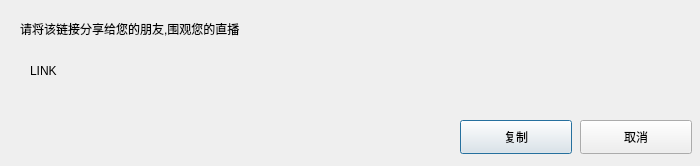
<?xml version="1.0" encoding="utf-8"?>
<ui version="4.0">
  <class>ZegoShareDialog</class>
  <widget class="QDialog" name="ZegoShareDialog">
    <property name="geometry">
      <rect>
        <x>0</x>
        <y>0</y>
        <width>700</width>
        <height>166</height>
      </rect>
    </property>
    <property name="windowTitle">
      <string>Dialog</string>
    </property>
    <widget class="QPushButton" name="m_copy">
      <property name="geometry">
        <rect>
          <x>460</x>
          <y>120</y>
          <width>112</width>
          <height>34</height>
        </rect>
      </property>
      <property name="text">
        <string>复制</string>
      </property>
    </widget>
    <widget class="QPushButton" name="m_quit">
      <property name="geometry">
        <rect>
          <x>580</x>
          <y>120</y>
          <width>112</width>
          <height>34</height>
        </rect>
      </property>
      <property name="text">
        <string>取消</string>
      </property>
    </widget>
    <widget class="QLabel" name="m_title">
      <property name="geometry">
        <rect>
          <x>20</x>
          <y>20</y>
          <width>371</width>
          <height>18</height>
        </rect>
      </property>
      <property name="text">
        <string>请将该链接分享给您的朋友,围观您的直播</string>
      </property>
    </widget>
    <widget class="QLabel" name="m_link">
      <property name="geometry">
        <rect>
          <x>30</x>
          <y>60</y>
          <width>651</width>
          <height>21</height>
        </rect>
      </property>
      <property name="text">
        <string>LINK</string>
      </property>
    </widget>
  </widget>
  <resources/>
  <connections/>
</ui>
